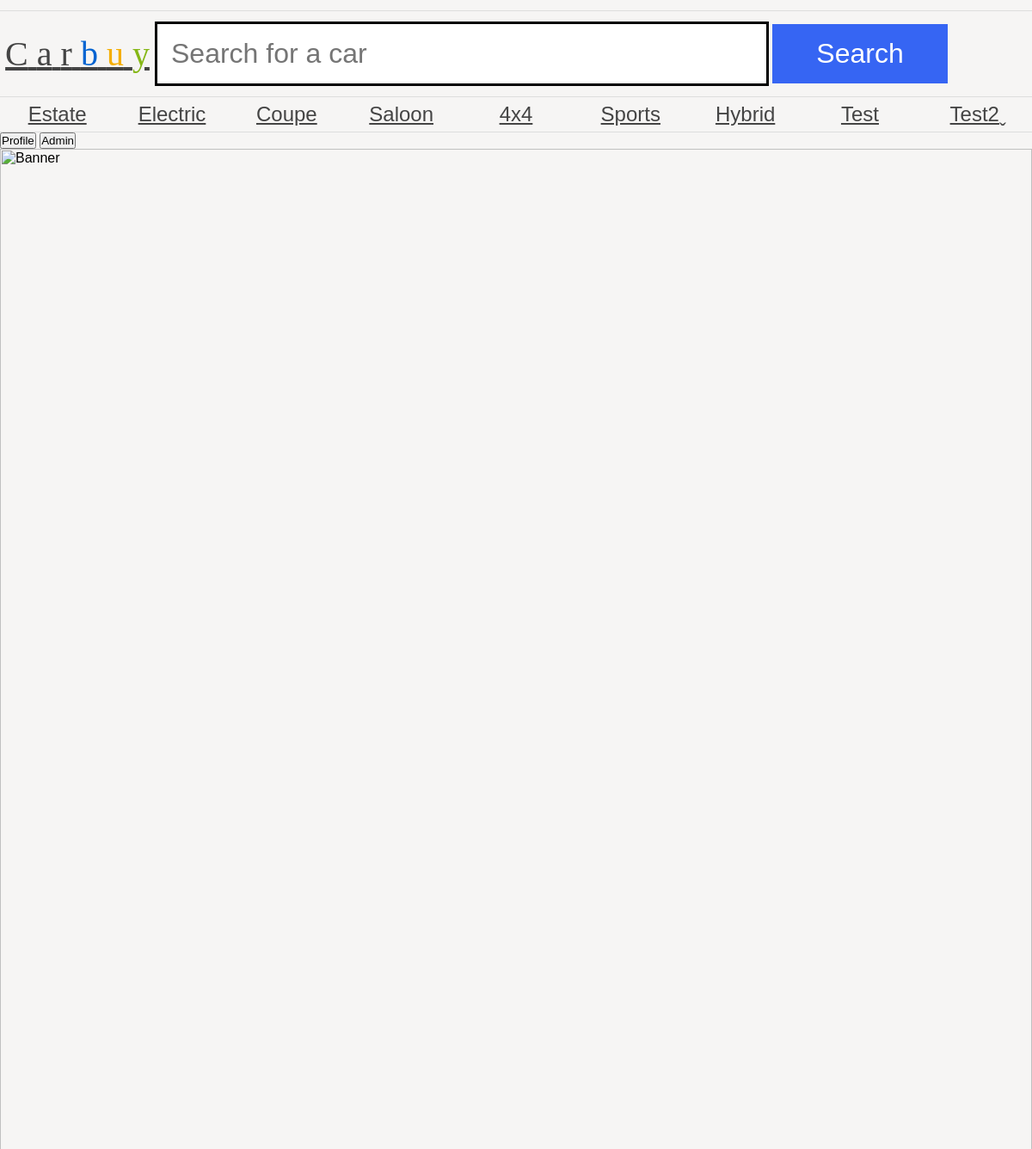
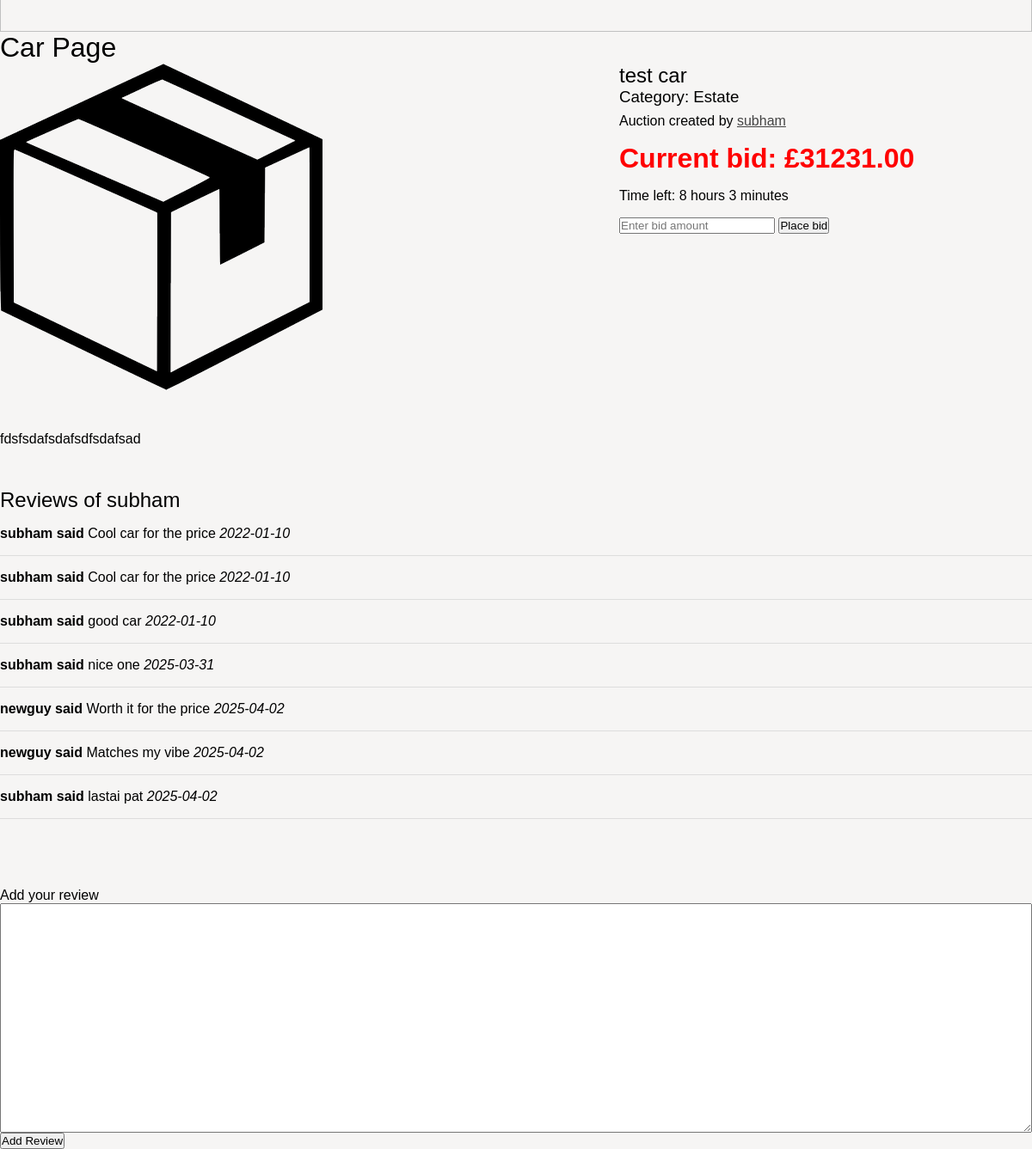
The app's page /as1/public/bidAuction.php?CarID=32 (signed in) with its own data (2 pictures, top to bottom).
### tables this page shows
CREATE TABLE `category` (
  `category_id` int(11) NOT NULL AUTO_INCREMENT,
  `name` varchar(255) DEFAULT NULL,
  PRIMARY KEY (`category_id`)
);

CREATE TABLE `auction` (
  `product_id` int(11) NOT NULL AUTO_INCREMENT,
  `title` varchar(255) DEFAULT NULL,
  `endDate` date DEFAULT NULL,
  `description` varchar(255) DEFAULT NULL,
  `categoryId` varchar(255) DEFAULT NULL,
  `price` decimal(8,2) DEFAULT NULL,
  `user_id` int(11) DEFAULT NULL,
  PRIMARY KEY (`product_id`),
  KEY `Foreign` (`user_id`) USING BTREE,
  CONSTRAINT `test` FOREIGN KEY (`user_id`) REFERENCES `users` (`id`) ON DELETE CASCADE ON UPDATE CASCADE
);

CREATE TABLE `users` (
  `id` int(5) NOT NULL AUTO_INCREMENT,
  `name` varchar(30) NOT NULL,
  `email` varchar(25) NOT NULL,
  `password` varchar(255) NOT NULL,
  `role` varchar(5) DEFAULT NULL,
  PRIMARY KEY (`id`)
);

### as1/public/dbConn.php (called while the page is built, shortened)
<?php
$username = "v.je";
$password = "v.je";
$conn = new PDO('mysql:dbname=assignment1;host=mysql', $username, $password, [PDO::ATTR_ERRMODE => PDO::ERRMODE_EXCEPTION]);
$getCategoryQuery = $conn->prepare('SELECT * FROM category');
$getCategoryQuery->execute();
$getCategory = $getCategoryQuery->fetchAll();
?>

### as1/public/bidAuction.php (the view, shortened to what this page needs)
<?php
require 'header.php';
if (isset($_SESSION['username'])) {
    include_once('dbConn.php');
    $productID = $_GET['CarID'];
    $bidInfo = $conn->prepare("SELECT * FROM `auction` WHERE product_id = ?");
    $bidInfo->execute([$productID]);
    $car = $bidInfo->fetch();
    $userQuery = $conn->prepare("SELECT * FROM `users` WHERE id = ?");
    $userQuery->execute([$car['user_id']]);
    $seller = $userQuery->fetch();
    $reviews = $conn->prepare("SELECT u.name, r.review, r.date FROM users u, review r WHERE r.forUser = ? AND u.id = r.postedBy");
    $reviews->execute([$seller['id']]);
    ?>
    <h1>Car Page</h1>
    <article class="car">
        <img src="car.png" alt="Car Image">
        <section class="details">
            <h2><?= htmlspecialchars($car['title']); ?></h2>
            <h3>Category: <?= htmlspecialchars($car['categoryId']); ?></h3>
            <p>Auction created by <a href="#"><?= htmlspecialchars($seller['name']); ?></a></p>
            <p class="price">Current bid: £<?= htmlspecialchars($car['price']); ?></p>
            <time>Time left: 8 hours 3 minutes</time>
            <form method="POST">
                <input type="text" name="bid" placeholder="Enter bid amount" />
                <input type="submit" name="submit" value="Place bid" />
            </form>
        </section>
        <section class="description">
            <p><?= htmlspecialchars($car['description']); ?></p>
        </section>
        <section class="reviews">
            <h2>Reviews of <?= htmlspecialchars($seller['name']); ?></h2>
            <ul>
                <?php foreach ($reviews as $r): ?>
                    <li><strong><?= htmlspecialchars($r['name']); ?> said</strong> <?= htmlspecialchars($r['review']); ?>
                        <em><?= htmlspecialchars($r['date']); ?></em>
                    </li>
                <?php endforeach; ?>
            </ul>
            <form method="POST">
                <label for="reviewText">Add your review</label>
                <textarea name="reviewText"></textarea>
                <input type="submit" name="submit" value="Add Review" />
            </form>
        </section>
    </article>
    <?php
} else {
    echo 'You are not logged in <a href="login.php"><button>Login Now!</button></a>';
}
?>

### as1/public/header.php (shortened to what this page needs)
<?php
require 'dbConn.php';
?>
<html>
<head>
	<link rel="stylesheet" href="carbuy.css" />
</head>
<body>
	<header>
		<a href="index.php">
			<h1><span class="C">C</span>
				<span class="a">a</span>
				<span class="r">r</span>
				<span class="b">b</span>
				<span class="u">u</span>
				<span class="y">y</span>
			</h1>
		</a>
		<form action="#">
			<input type="text" name="search" placeholder="Search for a car" />
			<input type="submit" name="submit" value="Search" />
		</form>
	</header>
	<nav>
		<ul>
			<?php
			array_map(function ($category) {
				$categoryName = $category['name'];
				$categoryID = $category['category_id'];
				echo '<li>' . '<a class="categoryLink" href="categoryPage.php?categoryID=' . $categoryID . '">' . $categoryName . '</a>' . '</li>';
			}, array_values($getCategory));
			?>
		</ul>
	</nav>
	<div class="headerButton" style="justify-content: center">
		<button>Profile</button>
	</div>
	<span class="HeaderButton">
		<button>Admin</button>
	</span>
	<img src="banners/1.jpg" alt="Banner" />
</body>
</html>

### as1/public/carbuy.css (style rules this page uses)
* { margin: 0; padding: 0; }
body { font-family: "Oxygen-Regular", sans-serif; background-color: #f6f5f4; max-width: 100vw; overflow-x: hidden; }
h1, h2, h3, h4 { font-weight: normal; }
a, a:visited { color: #444; }
header { margin-top: 1vw; font-family: "Univers-Light-Normal"; display: grid; grid-template-columns: 15% 85%; align-items: center; padding-top: 1vw; padding-bottom: 1vw; border-top: 1px solid #ddd; border-bottom: 1px solid #ddd; }
header h1 { text-align: center; font-size: 2.5em; }
form { display: block; }
header form input[type="text"] { border: 3px solid black; font-size: 2em; padding: 0.5em; width: 70%; }
body > img { width: 100vw; }
header form input[type="submit"] { background-color: #3665f3; color: white; width: 20%; font-size: 2em; padding: 0.5em; cursor: pointer; border: 0; }
header .b { color: #0063d1; }
header .u { color: #f4ae01; }
header .y { color: #85b716; }
body > nav { border-bottom: 1px solid #ddd; }
body > nav ul li:last-child a:after { content: "ˬ"; position: absolute; }
body > nav ul { display: flex; width: 100vw; list-style-type: none; }
body > nav ul li { flex: 1; }
body > nav ul li a { display: block; text-align: center; padding-top: 0.5vw; padding-bottom: 0.5vw; font-size: 1.5em; }
p.price { display: block; text-align: right; font-weight: bold; font-size: 2em; }
article.car { display: grid; grid-template-columns: 60% 40%; grid-template-areas: "img details" "description description" "reviews reviews"; }
article.car img { grid-area: img; }
article .details { grid-area: details; }
article .reviews { grid-area: reviews; }
textarea { width: 100%; height: 20em; }
.reviews form { margin-top: 5em; }
.reviews ul { list-style-type: none; }
.reviews li { padding-top: 1em; padding-bottom: 1em; border-bottom: 1px solid #ddd; }
article .description { grid-area: description; padding-top: 3em; padding-bottom: 3em; }
.price { color: red; }
article.car .price { text-align: left; }
time { display: block; margin: 1em 0; }
.details p { margin-top: 0.5em; }

### as1/public/header.php (style rules this page uses)
.HeaderButton { display: inline-block; position: relative; }

### records on screen
category: name "Estate"
category: name "Electric"
category: name "Coupe"
category: name "Saloon"
category: name "4x4"
category: name "Sports"
category: name "Hybrid"
category: name "Test"
category: name "Test2"
auction: title "test car", categoryId "Estate", price "31231.00", description "fdsfsdafsdafsdfsdafsad"
users: name "subham"

### other values on screen
$r['name'] "subham"
$r['review'] "Cool car for the price"
$r['date'] "2022-01-10"
$r['review'] "good car"
$r['review'] "nice one"
$r['date'] "2025-03-31"
$r['name'] "newguy"
$r['review'] "Worth it for the price"
$r['date'] "2025-04-02"
$r['review'] "Matches my vibe"
$r['review'] "lastai pat"
